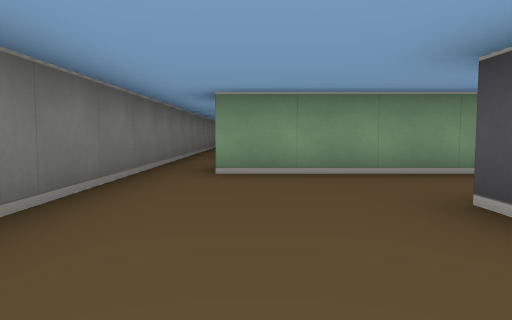
View 1 (above)

21 first-person views from a walk through a cub3D maze. The camera is about half as high as the walls, tilts 4° down and sees 70° across. The floor is counted in squares. Each view is taken from the middle of a square. On the plan, view 1 faces up. The plan holds only what a view shows up to about 9 squares ahead; the rest is blank.

View 2
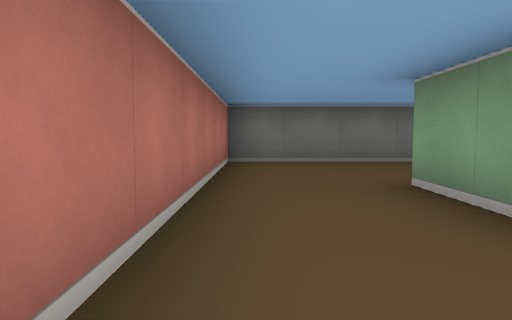

View 3
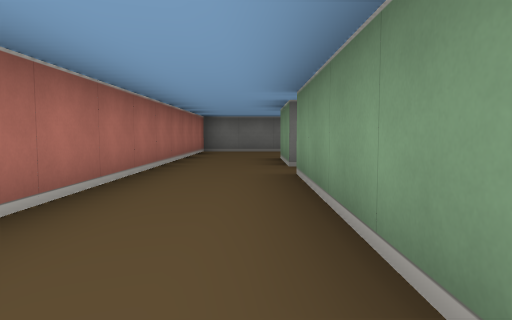

View 4
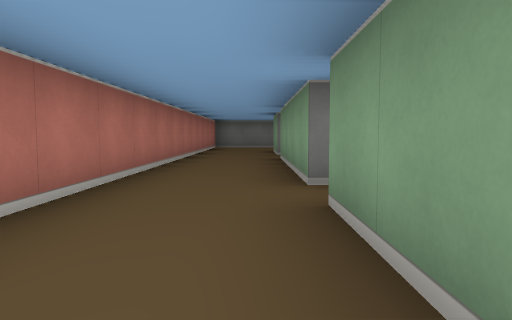

View 5
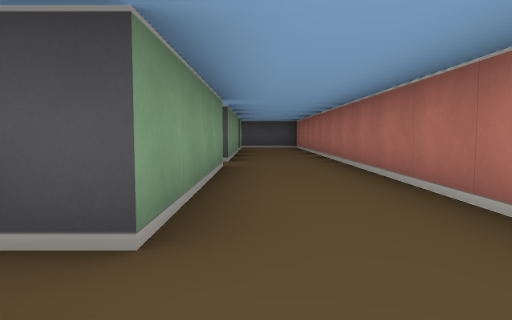

View 6
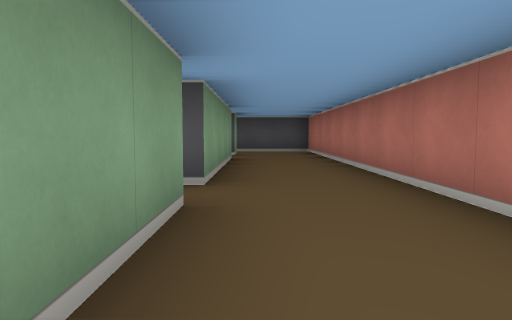

View 7
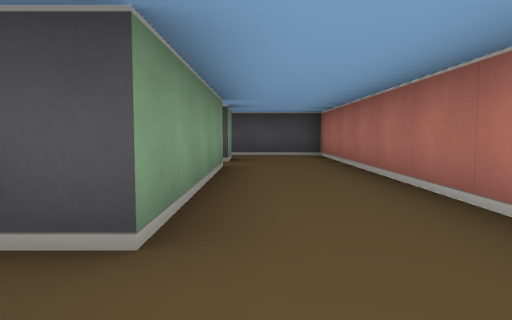

View 8
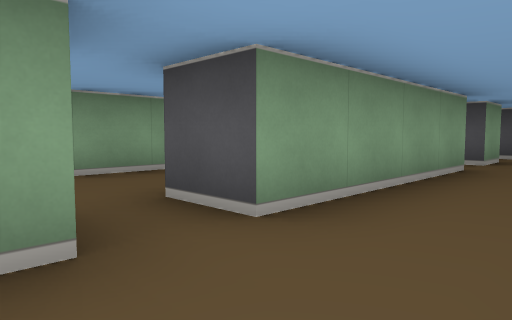

View 9
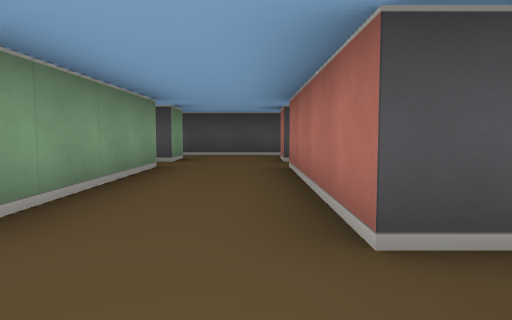

View 10
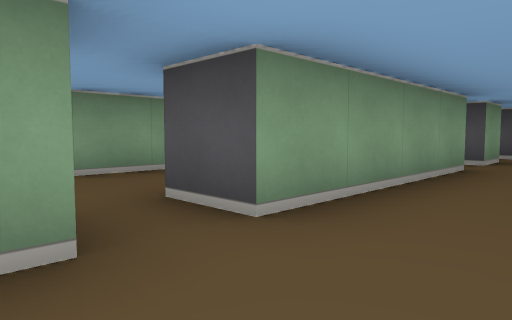

View 11
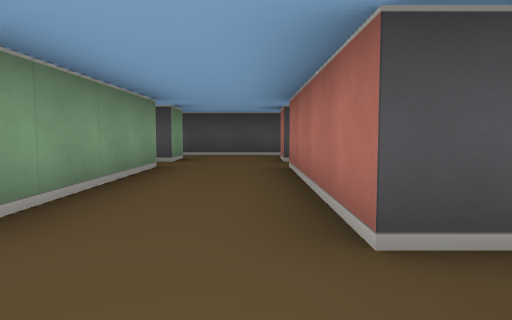

View 12
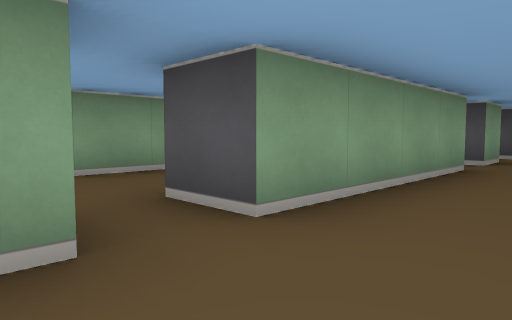

View 13
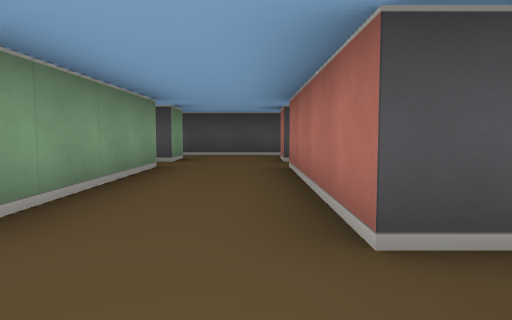

View 14
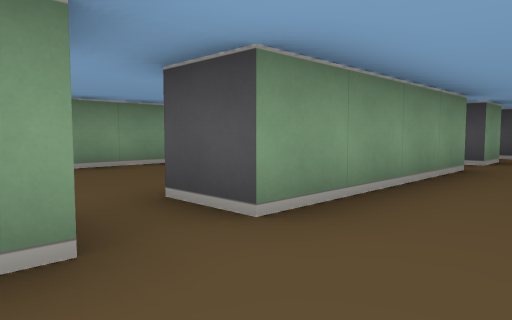

View 15
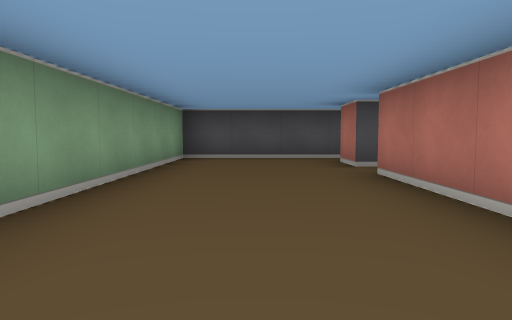

View 16
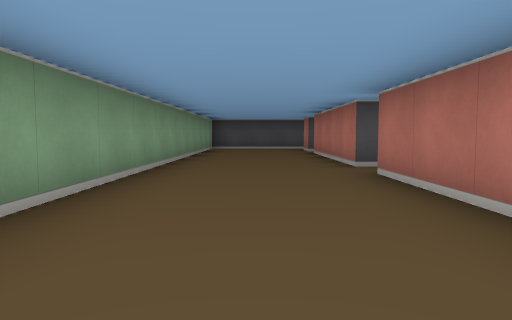

View 17
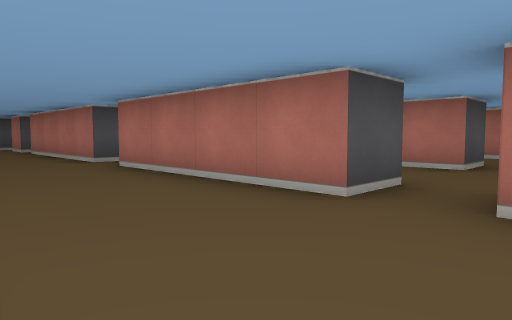

View 18
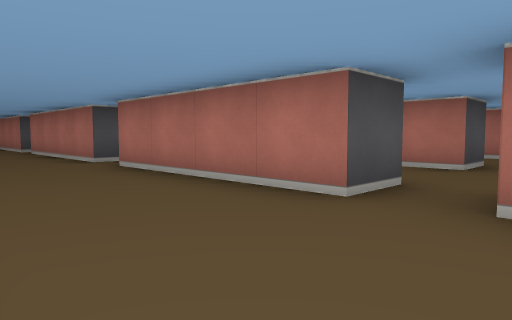

View 19
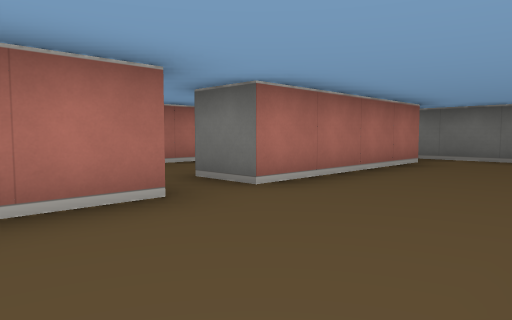

View 20
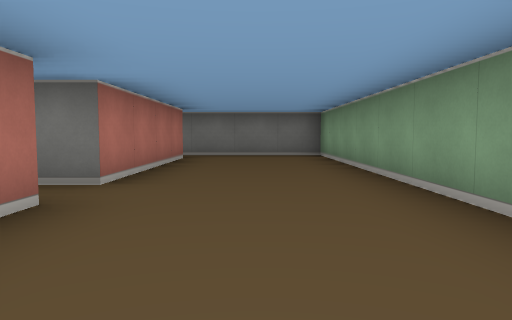

View 21
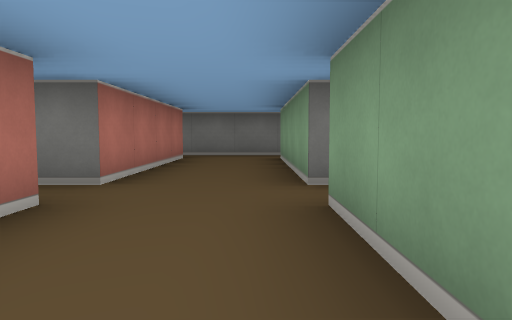

### Floor plan
Points are (right, up) in squares from view 1. A wall is a line through its corners. A room is listed if a view was taken in it or the views show most of it. See-through windows are left out.
Room 1 (view 1)
walls: (1.5, 2) (1.5, 2.5); (3.5, 1.5) (1.5, 1.5); (2.8, 4.5) (-0.5, 4.5); (-1.5, 5.5) (-1.5, -0.5) (3.5, -0.5)
ways out: opening at (-1, 5) to room 2; opening at (2.5, 0.5) to room 2; opening at (2.5, 3.5) to room 2
Room 2 (views 2, 3, 4, 5, 6, 7, 8, 9, 10, 11, 12, 13, 14, 15, 16, 17, 18, 19, 20, 21)
walls: (9.5, 7.4) (9.5, 8.5) (10.4, 8.5); (9.5, 10.4) (9.5, 11.5) (13.5, 11.5); (6.4, 10.5) (4.5, 10.5) (4.5, 11.5) (8.5, 11.5); (8.5, 1.5) (4.5, 1.5); (13.6, 1.5) (9.5, 1.5) (9.5, 2.1); (4.5, 7.4) (4.5, 8.5) (5.4, 8.5); (18.6, 7.5) (14.5, 7.5) (14.5, 8.5) (18.5, 8.5); (18.6, 4.5) (14.5, 4.5) (14.5, 5.5) (18.5, 5.5); (18.6, 10.5) (14.5, 10.5) (14.5, 11.5) (18.5, 11.5); (18.6, 1.5) (14.5, 1.5) (14.5, 2.5) (18.5, 2.5); (20.5, 7.5) (19.5, 7.5) (19.5, 8.5) (20.4, 8.5); (5, 14.5) (-1.5, 14.5) (-1.5, 5.5); (20.5, 4.5) (19.5, 4.5) (19.5, 5.5) (20.4, 5.5); (20.5, 10.5) (19.5, 10.5) (19.5, 11.5) (20.5, 11.5); (3.5, -0.5) (21.5, -0.5) (21.5, 14.5) (11, 14.5); (20.5, 1.5) (19.5, 1.5) (19.5, 2.5) (20.4, 2.5); (-0.5, 8.5) (3.5, 8.5) (3.5, 7.9); (-0.6, 11.5) (3.5, 11.5) (3.5, 10.5) (-0.4, 10.5)
ways out: opening at (-1, 5) to room 1; opening at (2.5, 0.5) to room 1; opening at (2.5, 3.5) to room 1

Positions as (right, up) in squares from view 1, and headings:
1: (0, 0), facing up
2: (5, 0), facing left
3: (9, 1), facing left
4: (12, 1), facing left
5: (8, 1), facing right
6: (11, 1), facing right
7: (13, 1), facing right
8: (13, 0), facing up-right
9: (13, 3), facing right
10: (13, 3), facing up-right
11: (13, 6), facing right
12: (13, 6), facing up-right
13: (13, 9), facing right
14: (13, 9), facing up-right
15: (14, 13), facing right
16: (9, 13), facing right
17: (8, 14), facing down-right
18: (3, 14), facing down-right
19: (6, 14), facing down-left
20: (7, 13), facing left
21: (7, 10), facing left
